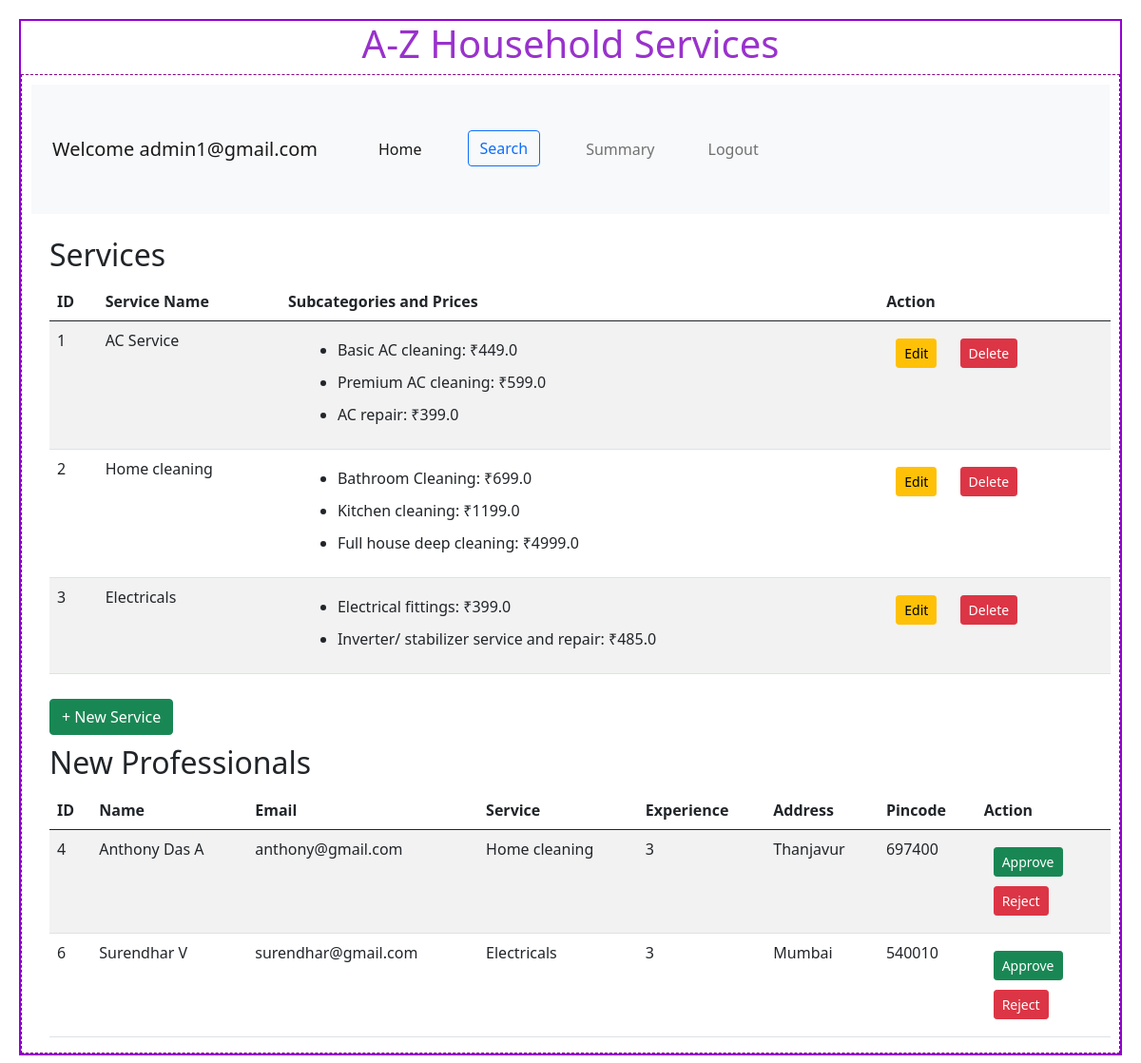
Before: /admin/admin1@gmail.com with the older database file.
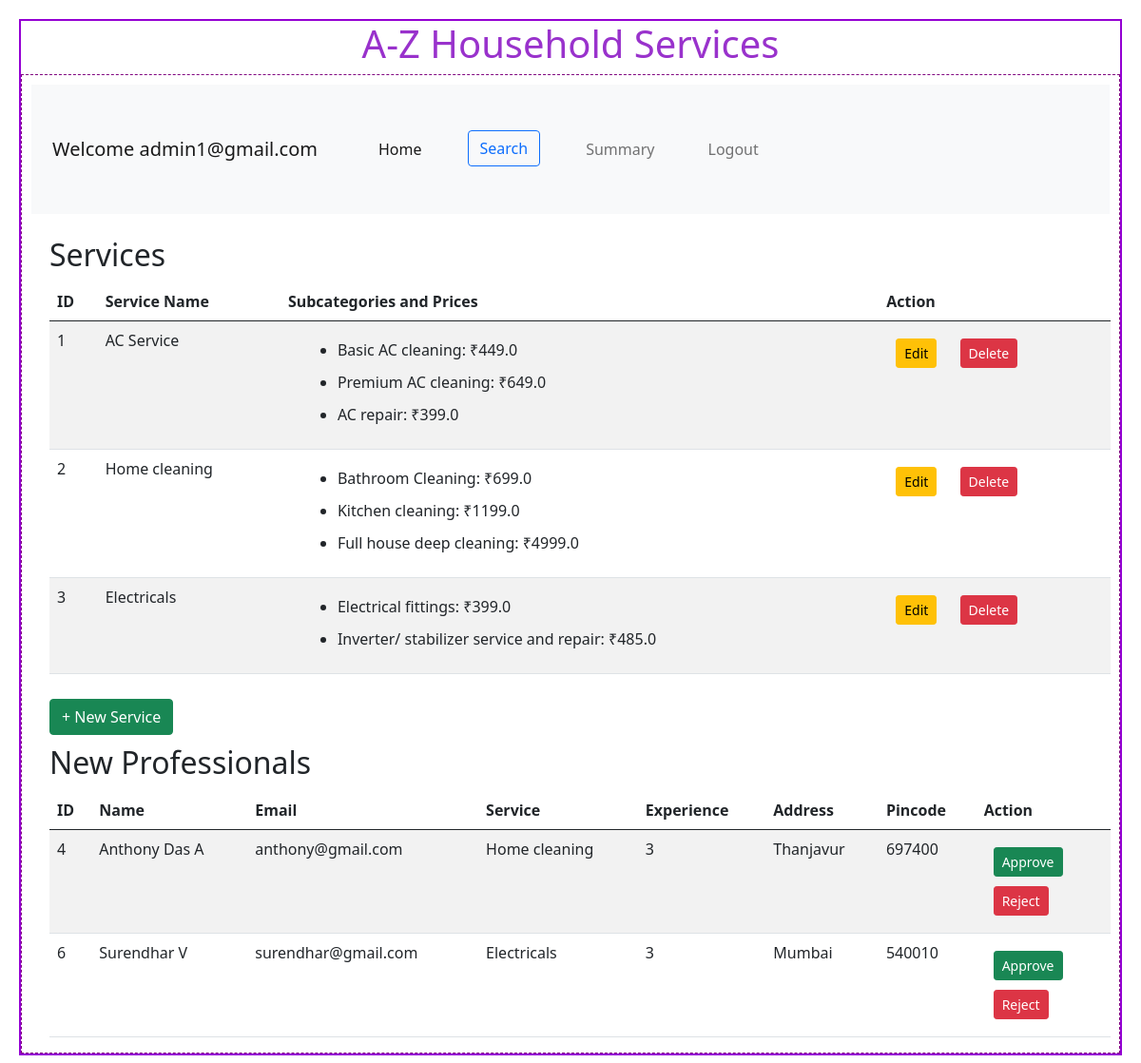
After: the same page with the newer database file.
### backend/models.py (models this page shows)
class Service(db.Model):
    __tablename__ = "service"
    id = db.Column(db.Integer, primary_key=True, autoincrement=True)
    name = db.Column(db.String, nullable=False)
    description = db.Column(db.String, nullable=False)
    status = db.Column(db.String(20), default="active", nullable=False)  # Active/Inactive
    subcategories = db.relationship(
        'Subcategory',
        cascade="all, delete",
        backref="service",
        lazy=True
    )
    service_requests = db.relationship(
        'ServiceRequest',
        cascade="all, delete",
        backref="service",
        lazy=True
    )

class Subcategory(db.Model):
    id = db.Column(db.Integer, primary_key=True)
    service_id = db.Column(db.Integer, db.ForeignKey('service.id'), nullable=False)
    name = db.Column(db.String(100), nullable=False)
    description = db.Column(db.Text, nullable=False)
    price = db.Column(db.Float, nullable=False)

class ProfessionalDetails(db.Model):
    __tablename__ = "professional_details"
    id = db.Column(db.Integer, primary_key=True, autoincrement=True)
    email = db.Column(db.String, unique=True, nullable=False)
    password = db.Column(db.String, nullable=False)
    role = db.Column(db.Integer, default=1, nullable=False)  # 0 = admin, 1 = professional
    name = db.Column(db.String, nullable=False)
    service_id = db.Column(db.Integer, db.ForeignKey('service.id'), nullable=False)  # Foreign key to Service
    experience = db.Column(db.Integer, nullable=False)
    address = db.Column(db.String, nullable=False)
    pincode = db.Column(db.Integer, nullable=False)
    status = db.Column(db.String(20), default="Pending")
    is_available = db.Column(db.Boolean, default=True)
    service = db.relationship('Service', backref='professionals')
    service_requests = db.relationship(
        'ServiceRequest',
        cascade="all, delete",
        backref="professional",
        lazy=True
    )

### backend/controllers.py (the view)
@app.route("/admin/<name>")
def admin_dashboard(name):
    services=Service.query.all()
    pending_professionals = ProfessionalDetails.query.filter_by(status='Pending').all()
    return render_template("admin_dashboard.html", name=name, services=services, pending_professionals=pending_professionals)

### templates/admin_dashboard.html
{%extends "admin_layout.html"%}
{%block content%}
            <div class="container mt-4">
                 {%if services%}
                <h2>Services</h2>
                <table class="table table-striped">
                    <thead>
                        <tr>
                            <th>ID</th>
                            <th>Service Name</th>
                            <th>Subcategories and Prices</th>
                            <th>Action</th>
                        </tr>
                    </thead>
                    <tbody>
                        {% for service in services %}
                        <tr>
                            <td>{{ service.id }}</td>
                            <td>{{ service.name }}</td>
                            <td>
                                {% if service.subcategories %}
                                    <ul>
                                        {% for subcategory in service.subcategories %}
                                        <li>{{ subcategory.name }}: ₹{{ subcategory.price }}</li>
                                        {% endfor %}
                                    </ul>
                                {% else %}
                                    No subcategories available.
                                {% endif %}
                            </td>
                            <td>
                                <a href="{{ url_for('edit_service', service_id=service.id, name=service.name) }}" class="btn btn-sm btn-warning">Edit</a>
                                <form action="{{ url_for('delete_service', service_id=service.id, name=service.name) }}" method="POST" style="display:inline;">
                                    <button type="submit" class="btn btn-sm btn-danger" onclick="return confirm('Are you sure you want to delete this service?');">Delete</button>
                                </form>
                            </td>
                        </tr>
                        {%endfor%}
                    </tbody>
                </table>
                {%else%}
                <h3 class="center">No Services Available!</h3>
                {%endif%}
                <a href="/service/{{name}}" button type="button" class="btn btn-success">+ New Service</a>
                <h2>New Professionals</h2>
                {% if pending_professionals %}
                    <table class="table table-striped">
                        <thead>
                            <tr>
                                <th>ID</th>
                                <th>Name</th>
                                <th>Email</th>
                                <th>Service</th>
                                <th>Experience</th>
                                <th>Address</th>
                                <th>Pincode</th>
                                <th>Action</th>
                            </tr>
                        </thead>
                        <tbody>
                            {% for professional in pending_professionals %}
                                <tr>
                                    <td>{{ professional.id }}</td>
                                    <td>{{ professional.name }}</td>
                                    <td>{{ professional.email }}</td>
                                    <td>{{ professional.service.name }}</td>
                                    <td>{{ professional.experience }}</td>
                                    <td>{{ professional.address }}</td>
                                    <td>{{ professional.pincode }}</td>
                                    <td>
                                        <form method="POST" action="{{ url_for('approve_professional', professional_id=professional.id, name=name) }}">
                                            <button type="submit" class="btn btn-sm btn-success">Approve</button>
                                        </form>
                                        <form method="POST" action="{{ url_for('reject_professional', professional_id=professional.id, name=name) }}">
                                            <button type="submit" class="btn btn-sm btn-danger">Reject</button>
                                        </form>
                                    </td>
                                </tr>
                            {% endfor %}
                        </tbody>
                    </table>
                {% else %}
                    <p>No new professional requests at the moment.</p>
                {% endif %}
{%endblock%}

### templates/admin_layout.html (shortened to what this page needs)
<!DOCTYPE html>
<html>
    <head>
        <link rel="stylesheet" href="/static/styles/main.css">
        <link href="https://cdn.jsdelivr.net/npm/bootstrap@5.0.2/dist/css/bootstrap.min.css" rel="stylesheet">
    </head>
<body>
    <div class="my_container">
        <div class="center"><h1>A-Z Household Services</h1></div>
        <div class="my_panel">
            <nav class="navbar navbar-expand-lg navbar-light bg-light">
                <div class="container-fluid">
                  <a class="navbar-brand" href="#">Welcome {{name}}</a>
                  <div class="collapse navbar-collapse" id="navbarSupportedContent">
                    <ul class="navbar-nav me-auto mb-2 mb-lg-0">
                      <li class="nav-item">
                        <a class="nav-link active" aria-current="page" href="/admin/admin1@gmail.com">Home</a>
                      </li>
                      <li class="nav-item">
                        <a class="btn btn-outline-primary" href="{{ url_for('search') }}" role="button">Search</a>
                      </li>
                      <li class="nav-item">
                        <a class="nav-link" href="{{ url_for('admin_summary') }}">Summary</a>
                      </li>
                      <li class="nav-item">
                        <a class="nav-link" href="{{ url_for('home') }}">Logout</a>
                      </li>
                    </ul>
                  </div>
                </div>
              </nav>
            {%block content%}
            {%endblock%}
        </div>
        </div>
    </body>
</html>

### static/styles/main.css (style rules this page uses)
* { margin:10px; }
.my_container { border: 2px solid darkviolet; }
.my_panel { width: 100%; margin: auto; height: auto; border: 1px dashed purple; }
.center { text-align: center; margin: auto; color: darkorchid; }

Changed rows visible on the page:
changed Subcategory "Premium AC cleaning": price "599.0" → "649.0"
